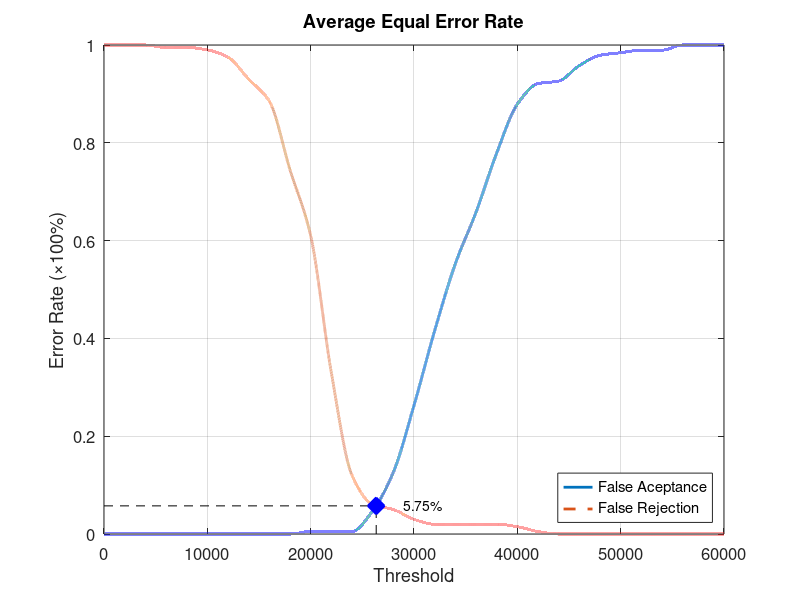
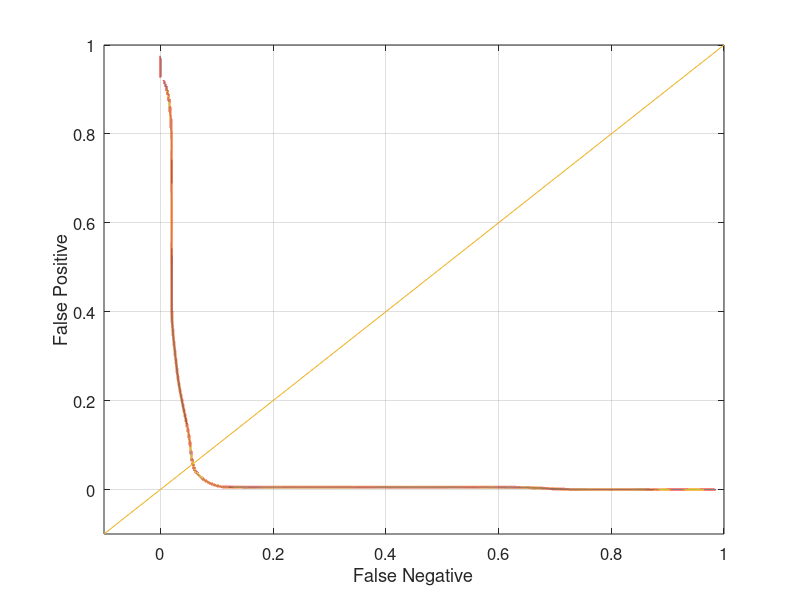

Recreate these plots in MATLAB, in order.
function yEER = Database1_3
close all;
clear;
clc;
x = 0:2000:60000;
xq = 0:0.5:60000;

y0 = [0 0 0 0 0 0 0 0 0 0 0.00526316 0.00526316 0.00526316 0.0473684 0.126316 0.263158 0.415789 0.552632 0.657895 0.778947 0.878947 0.921053 0.926316 0.957895 0.978947 0.984211 0.989474 0.989474 1 1 1];
yy0 = interp1(x, y0, xq, 'pchip');
y1 = [1 1 1 0.995 0.995 0.99 0.975 0.93 0.885 0.745 0.61 0.33 0.12 0.06 0.05 0.03 0.02 0.02 0.02 0.02 0.015 0.005 0 0 0 0 0 0 0 0 0];
yy1 = interp1(x, y1, xq, 'pchip');

% Calculating EER: 
y2 = abs(y0 - y1);
find(y2 == min(y2))
yy2 = abs(yy0 - yy1);
xEER = find(yy2 == min(yy2));
xEERIndex = xq(xEER) % X-axis EER
yEER = yy0(xEER) % Y-axis EER

main = figure
plot(xq, yy0,'-','LineWidth', 2);	hold on
plot(xq, yy1,'--','LineWidth', 2);	hold on
plot([xEERIndex xEERIndex], [0 yEER], 'k--');	hold on
plot([0 xEERIndex], [yEER yEER], 'k--');	hold on
plot(xEERIndex, yEER, 'bx', 'LineWidth', 10);	hold on
text(xEERIndex + 10 * xEERIndex / 100, yEER, [num2str(round((10000 * yEER)) / 100) '%'])
legend('False Aceptance', 'False Rejection', 'Location', 'SouthEast')
xlabel('Threshold')
ylabel('Error Rate (\times100%)')
title('Average Equal Error Rate')
set(gca, 'FontSize', 12)
axis([0 60000 0 1])
grid on

print(main, 'Database1_3Main', '-dpng');
FNRxFPR = figure('Color', [1 1 1]);
plot(yy1, yy0, '-', yy1, yy0, 'LineWidth', 2);
hold on
y = -0.1:0.1:1
plot(y, y); 
set(gca, 'FontSize', 12)
xlabel('False Negative')
ylabel('False Positive')
axis([-0.1 1 -0.1 1])
set(gca, 'FontSize', 12)
grid on

print(FNRxFPR, 'Database1_3FNRxFPR','-dpng');
end
